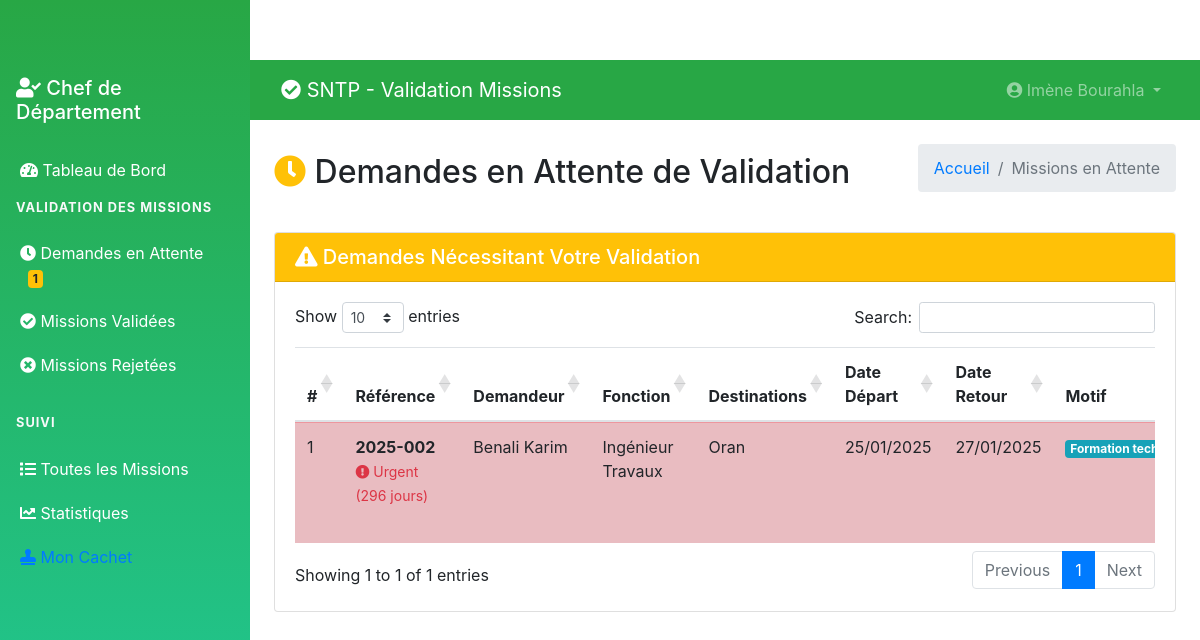
The page /chef/pending-missions.php (signed in) on the database its author committed.
### tables this page shows
CREATE TABLE `tblusers` (
  `ID` int(10) NOT NULL,
  `Nom` varchar(200) DEFAULT NULL,
  `Prenom` varchar(200) DEFAULT NULL,
  `Email` varchar(200) DEFAULT NULL,
  `Fonction` varchar(200) DEFAULT NULL,
  `Departement` varchar(200) DEFAULT NULL,
  `MobileNumber` bigint(10) DEFAULT NULL,
  `Password` varchar(200) NOT NULL,
  `Role` enum('admin','chef_departement','user') DEFAULT 'user',
  `RegDate` timestamp NULL DEFAULT current_timestamp()
);

CREATE TABLE `tblmissions` (
  `ID` int(10) NOT NULL,
  `UserID` int(5) NOT NULL,
  `SubmittedBy` int(5) DEFAULT NULL,
  `ReferenceNumber` varchar(50) DEFAULT NULL,
  `NomPrenom` varchar(400) DEFAULT NULL,
  `Fonction` varchar(200) DEFAULT NULL,
  `VilleDepart` varchar(200) DEFAULT NULL,
  `DateDepart` date DEFAULT NULL,
  `Destinations` text DEFAULT NULL,
  `ItineraireType` varchar(100) DEFAULT NULL,
  `MotifDeplacement` varchar(300) DEFAULT NULL,
  `MoyenTransport` varchar(200) DEFAULT NULL,
  `DateRetour` date DEFAULT NULL,
  `Observations` text DEFAULT NULL,
  `Status` enum('en_attente','validee','rejetee','en_cours') DEFAULT 'en_attente',
  `Remarque` text DEFAULT NULL,
  `ValidatedBy` int(5) DEFAULT NULL,
  `DateCreation` timestamp NULL DEFAULT current_timestamp(),
  `DateValidation` timestamp NULL DEFAULT NULL ON UPDATE current_timestamp()
);

### chef/pending-missions.php (the view, shortened to what this page needs)
<?php
include('../includes/config.php');
if (strlen($_SESSION['GMScid']) == 0) {
    header('location:logout.php');
} else {
?>
<!DOCTYPE html>
<html lang="fr">
<head>
    <link href="https://cdn.jsdelivr.net/npm/bootstrap@4.6.2/dist/css/bootstrap.min.css" rel="stylesheet">
    <link href="https://cdnjs.cloudflare.com/ajax/libs/font-awesome/5.15.4/css/all.min.css" rel="stylesheet">
    <link href="https://cdn.datatables.net/1.11.5/css/dataTables.bootstrap4.min.css" rel="stylesheet">
</head>
<body>
    <?php include_once('includes/sidebar.php'); ?>
    <div class="main-content">
        <?php include_once('includes/header.php'); ?>
        <div class="container-fluid p-4">
            <div class="d-flex justify-content-between align-items-center mb-4">
                <h2><i class="fas fa-clock text-warning"></i> Demandes en Attente de Validation</h2>
                <nav aria-label="breadcrumb">
                    <ol class="breadcrumb">
                        <li class="breadcrumb-item"><a href="dashboard.php">Accueil</a></li>
                        <li class="breadcrumb-item active">Missions en Attente</li>
                    </ol>
                </nav>
            </div>
            <div class="card">
                <div class="card-header bg-warning text-white">
                    <h5 class="mb-0">
                        <i class="fas fa-exclamation-triangle"></i>
                        Demandes Nécessitant Votre Validation
                    </h5>
                </div>
                <div class="card-body">
                    <div class="table-responsive">
                        <table class="table table-striped data-table">
                            <thead>
                                <tr>
                                    <th>#</th>
                                    <th>Référence</th>
                                    <th>Demandeur</th>
                                    <th>Fonction</th>
                                    <th>Destinations</th>
                                    <th>Date Départ</th>
                                    <th>Date Retour</th>
                                    <th>Motif</th>
                                </tr>
                            </thead>
                            <tbody>
                                <?php
                                $sql = "SELECT m.*, u.Nom, u.Prenom, u.Fonction as UserFonction
                                       FROM tblmissions m
                                       JOIN tblusers u ON m.UserID = u.ID
                                       WHERE m.Status='en_attente'
                                       ORDER BY m.DateCreation ASC";
                                $query = $dbh->prepare($sql);
                                $query->execute();
                                $results = $query->fetchAll(PDO::FETCH_OBJ);
                                $cnt = 1;
                                if($query->rowCount() > 0) {
                                    foreach($results as $row) {
                                        $dateCreation = new DateTime($row->DateCreation);
                                        $aujourd_hui = new DateTime();
                                        $diff = $aujourd_hui->diff($dateCreation);
                                        $jours = $diff->days;
                                        $urgence_class = '';
                                        if($jours > 3) {
                                            $urgence_class = 'table-danger';
                                        } elseif($jours > 1) {
                                            $urgence_class = 'table-warning';
                                        }
                                ?>
                                <tr class="<?php echo $urgence_class; ?>">
                                    <td><?php echo $cnt; ?></td>
                                    <td>
                                        <strong><?php echo htmlentities($row->ReferenceNumber); ?></strong>
                                        <?php if($jours > 3) { ?>
                                            <br><small class="text-danger">
                                                <i class="fas fa-exclamation-circle"></i> Urgent (<?php echo $jours; ?> jours)
                                            </small>
                                        <?php } ?>
                                    </td>
                                    <td><?php echo htmlentities($row->Nom . ' ' . $row->Prenom); ?></td>
                                    <td><?php echo htmlentities($row->UserFonction); ?></td>
                                    <td><?php echo htmlentities($row->Destinations); ?></td>
                                    <td><?php echo date('d/m/Y', strtotime($row->DateDepart)); ?></td>
                                    <td><?php echo date('d/m/Y', strtotime($row->DateRetour)); ?></td>
                                    <td>
                                        <span class="badge badge-info">
                                            <?php echo htmlentities($row->MotifDeplacement); ?>
                                        </span>
                                    </td>
                                </tr>
                                <?php $cnt++; }
                                } ?>
                            </tbody>
                        </table>
                    </div>
                </div>
            </div>
        </div>
    </div>
</body>
</html>
<?php } ?>

### chef/includes/header.php (shortened to what this page needs)
<nav class="navbar navbar-expand-lg navbar-dark bg-success">
    <div class="container-fluid">
        <a class="navbar-brand" href="dashboard.php">
            <i class="fas fa-check-circle"></i> SNTP - Validation Missions
        </a>
        <div class="collapse navbar-collapse" id="navbarNav">
            <ul class="navbar-nav ml-auto">
                <li class="nav-item dropdown">
                    <a class="nav-link dropdown-toggle" href="#" id="navbarDropdown" role="button" data-toggle="dropdown">
                        <i class="fas fa-user-circle"></i>
                        <?php
                        $cid = $_SESSION['GMScid'];
                        $sql = "SELECT Nom,Prenom FROM tblusers WHERE ID=:cid";
                        $query = $dbh->prepare($sql);
                        $query->bindParam(':cid',$cid,PDO::PARAM_STR);
                        $query->execute();
                        $result = $query->fetch(PDO::FETCH_OBJ);
                        echo htmlentities($result->Prenom . ' ' . $result->Nom);
                        ?>
                    </a>
                </li>
            </ul>
        </div>
    </div>
</nav>

### chef/includes/sidebar.php (style rules this page uses)
.main-content { margin-left: 250px; padding-top: 60px; }
.nav-link { padding: 10px 20px; border-radius: 0; transition: background-color 0.3s; }

### rows shown on the page
tblusers: Prenom+Nom "Imène Bourahla"
tblmissions: ReferenceNumber "2025-002", UserID.Prenom "Benali Karim", UserID.Fonction "Ingénieur Travaux", Destinations "Oran", DateDepart "25/01/2025", DateRetour "27/01/2025", MotifDeplacement "Formation…"

### other values the page prints
$pending "1"
